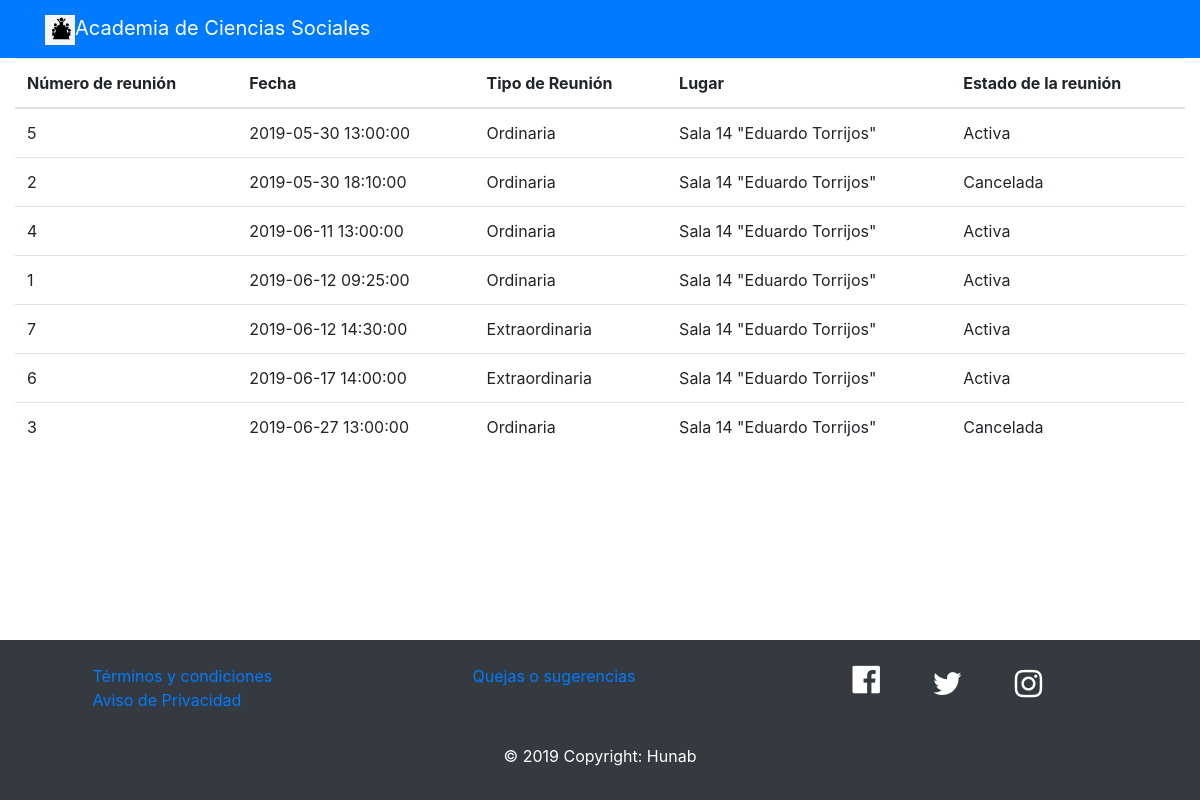
The page /verReunion.php on the database its author committed.
### tables this page shows
CREATE TABLE `reunion` (
  `id_reunion` int(11) NOT NULL AUTO_INCREMENT,
  `fecha` datetime DEFAULT NULL,
  `fk_tipo` int(11) DEFAULT NULL,
  `fk_estatus` int(11) DEFAULT NULL,
  `fk_academia` int(11) DEFAULT NULL,
  `fk_lugar` int(11) DEFAULT NULL,
  PRIMARY KEY (`id_reunion`),
  KEY `fk_reunion_tipo_reunion1_idx` (`fk_tipo`),
  KEY `fk_reunion_estatus_reunion1_idx` (`fk_estatus`),
  KEY `fk_reunion_academias1_idx` (`fk_academia`),
  KEY `fk_reunion_lugar_idx` (`fk_lugar`),
  CONSTRAINT `fk_reunion_academias1` FOREIGN KEY (`fk_academia`) REFERENCES `academias` (`id_academia`) ON UPDATE CASCADE,
  CONSTRAINT `fk_reunion_estatus_reunion1` FOREIGN KEY (`fk_estatus`) REFERENCES `estatus_reunion` (`id_estatus_reunion`) ON UPDATE CASCADE,
  CONSTRAINT `fk_reunion_lugar` FOREIGN KEY (`fk_lugar`) REFERENCES `lugar` (`lugar_id`),
  CONSTRAINT `fk_reunion_tipo_reunion1` FOREIGN KEY (`fk_tipo`) REFERENCES `tipo_reunion` (`id_tipo_reunion`) ON UPDATE CASCADE
);

CREATE TABLE `tipo_reunion` (
  `id_tipo_reunion` int(11) NOT NULL,
  `nombre` varchar(45) DEFAULT NULL,
  PRIMARY KEY (`id_tipo_reunion`)
);

CREATE TABLE `lugar` (
  `lugar_id` int(11) NOT NULL,
  `lugar_nombre` varchar(100) DEFAULT NULL,
  PRIMARY KEY (`lugar_id`)
);

CREATE TABLE `estatus_reunion` (
  `id_estatus_reunion` int(11) NOT NULL AUTO_INCREMENT,
  `nombre` varchar(45) DEFAULT NULL,
  PRIMARY KEY (`id_estatus_reunion`)
);

### verReunion.php (the view, shortened to what this page needs)
<body class="d-flex flex-column">
    <main class="container-fluid flex-fill">
    	<table class="table">
    		<thead>
			    <tr>
			    	<th scope="col">Número de reunión</th>
				    <th scope="col">Fecha</th>
				    <th scope="col">Tipo de Reunión</th>
				    <th scope="col">Lugar</th>
				    <th scope="col">Estado de la reunión</th>
			    </tr>
			</thead>
			<tbody>
					<?php
						$con = conectar();
						$consulta = "select r.id_reunion, r.fecha, t.nombre as tipo, l.lugar_nombre as lugar, e.nombre as estatus
									from reunion r
									left join estatus_reunion e on r.fk_estatus = e.id_estatus_reunion
									left join tipo_reunion t on r.fk_tipo = t.id_tipo_reunion
									left join lugar l on r.fk_lugar = l.lugar_id
									order by r.fecha;";
						$resultado = mysqli_query($con, $consulta) or die ( "Error de consulta");
						if(mysqli_num_rows($resultado) > 0){
							while ($reunion = mysqli_fetch_array( $resultado )){
								echo "
								 	<tr>
								 		<td>".$reunion['id_reunion']."</td>
										<td>".$reunion['fecha']."</td>
								        <td>".$reunion['tipo']."</td>
								        <td>".$reunion['lugar']."</td>
								        <td>".$reunion['estatus']."</td>
								    </tr>
								";
							}
						}
				    ?>
			  </tbody>
    	</table>
    </main>
</body>
	</html>

### css/estilos.css (style rules this page uses)
body { min-height:100vh; }
.flex-fill { flex:1 1 auto; }
.page-footer, .footer-copyright { color:#fff; }

### rows shown on the page
reunion: id_reunion "5", fecha "2019-05-30 13:00:00", fk_tipo.nombre "Ordinaria", fk_lugar.lugar_nombre "Sala 14 \"Eduardo Torrijos\"", fk_estatus.nombre "Activa"
reunion: id_reunion "2", fecha "2019-05-30 18:10:00", fk_tipo.nombre "Ordinaria", fk_lugar.lugar_nombre "Sala 14 \"Eduardo Torrijos\"", fk_estatus.nombre "Cancelada"
reunion: id_reunion "4", fecha "2019-06-11 13:00:00", fk_tipo.nombre "Ordinaria", fk_lugar.lugar_nombre "Sala 14 \"Eduardo Torrijos\"", fk_estatus.nombre "Activa"
reunion: id_reunion "1", fecha "2019-06-12 09:25:00", fk_tipo.nombre "Ordinaria", fk_lugar.lugar_nombre "Sala 14 \"Eduardo Torrijos\"", fk_estatus.nombre "Activa"
reunion: id_reunion "7", fecha "2019-06-12 14:30:00", fk_tipo.nombre "Extraordinaria", fk_lugar.lugar_nombre "Sala 14 \"Eduardo Torrijos\"", fk_estatus.nombre "Activa"
reunion: id_reunion "6", fecha "2019-06-17 14:00:00", fk_tipo.nombre "Extraordinaria", fk_lugar.lugar_nombre "Sala 14 \"Eduardo Torrijos\"", fk_estatus.nombre "Activa"
reunion: id_reunion "3", fecha "2019-06-27 13:00:00", fk_tipo.nombre "Ordinaria", fk_lugar.lugar_nombre "Sala 14 \"Eduardo Torrijos\"", fk_estatus.nombre "Cancelada"
